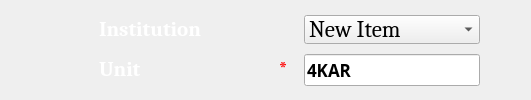
             <widget class="QFrame" name="instFrame">
              <property name="styleSheet">
               <string notr="true">#instFrame
{
width:500px;
border-radius:10px;
background-color:transparent;
}</string>
              </property>
              <layout class="QGridLayout" name="gridLayout_4">
               <item row="0" column="3">
                <widget class="QLabel" name="institutionLabel">
                 <property name="font">
                  <font>
                   <family>Cambria</family>
                   <pointsize>16</pointsize>
                   <weight>75</weight>
                   <bold>true</bold>
                  </font>
                 </property>
                 <property name="styleSheet">
                  <string notr="true">background-color:transparent;margin:3px;
color:white;</string>
                 </property>
                 <property name="text">
                  <string>&lt;html&gt;&lt;head/&gt;&lt;body&gt;&lt;p&gt;Institution &amp;nbsp;&amp;nbsp;&amp;nbsp;&amp;nbsp;&amp;nbsp;&amp;nbsp;&amp;nbsp;&amp;nbsp;&amp;nbsp;&amp;nbsp;&amp;nbsp;&amp;nbsp;&amp;nbsp;&amp;nbsp;&amp;nbsp;&lt;span style=&quot; color:#ff0000;&quot;&gt; &lt;/span&gt;&lt;/p&gt;&lt;/body&gt;&lt;/html&gt;</string>
                 </property>
                 <property name="margin">
                  <number>0</number>
                 </property>
                </widget>
               </item>
               <item row="1" column="3">
                <widget class="QLabel" name="label">
                 <property name="font">
                  <font>
                   <family>Cambria</family>
                   <pointsize>16</pointsize>
                   <weight>75</weight>
                   <bold>true</bold>
                  </font>
                 </property>
                 <property name="styleSheet">
                  <string notr="true">background-color:transparent;margin:3px;
color:white;</string>
                 </property>
                 <property name="text">
                  <string>&lt;html&gt;&lt;head/&gt;&lt;body&gt;&lt;p&gt;Unit &amp;nbsp;&amp;nbsp;&amp;nbsp;&amp;nbsp;&amp;nbsp;&amp;nbsp;&amp;nbsp;&amp;nbsp;&amp;nbsp;&amp;nbsp;&amp;nbsp;&amp;nbsp;&amp;nbsp;&amp;nbsp;&amp;nbsp;&amp;nbsp;&amp;nbsp;&amp;nbsp;&amp;nbsp;&amp;nbsp;&amp;nbsp;&amp;nbsp;&amp;nbsp;&amp;nbsp;&amp;nbsp;&amp;nbsp;&amp;nbsp;&amp;nbsp;&lt;span style=&quot; color:#ff0000;&quot;&gt; *&lt;/span&gt;&lt;/p&gt;&lt;/body&gt;&lt;/html&gt;</string>
                 </property>
                 <property name="margin">
                  <number>0</number>
                 </property>
                </widget>
               </item>
               <item row="1" column="1">
                <spacer name="horizontalSpacer_4">
                 <property name="orientation">
                  <enum>Qt::Horizontal</enum>
                 </property>
                 <property name="sizeHint" stdset="0">
                  <size>
                   <width>40</width>
                   <height>20</height>
                  </size>
                 </property>
                </spacer>
               </item>
               <item row="1" column="4">
                <widget class="QLineEdit" name="unitLineEdit">
                 <property name="font">
                  <font>
                   <family>InaiMathi</family>
                   <pointsize>13</pointsize>
                   <weight>75</weight>
                   <bold>true</bold>
                  </font>
                 </property>
                 <property name="styleSheet">
                  <string notr="true"/>
                 </property>
                 <property name="text">
                  <string>4KAR</string>
                 </property>
                 <property name="alignment">
                  <set>Qt::AlignLeading|Qt::AlignLeft|Qt::AlignVCenter</set>
                 </property>
                </widget>
               </item>
               <item row="1" column="0">
                <spacer name="horizontalSpacer_5">
                 <property name="orientation">
                  <enum>Qt::Horizontal</enum>
                 </property>
                 <property name="sizeHint" stdset="0">
                  <size>
                   <width>40</width>
                   <height>20</height>
                  </size>
                 </property>
                </spacer>
               </item>
               <item row="0" column="6">
                <spacer name="horizontalSpacer_9">
                 <property name="orientation">
                  <enum>Qt::Horizontal</enum>
                 </property>
                 <property name="sizeHint" stdset="0">
                  <size>
                   <width>40</width>
                   <height>20</height>
                  </size>
                 </property>
                </spacer>
               </item>
               <item row="0" column="4">
                <widget class="QComboBox" name="institutionenrollComboBox">
                 <property name="maximumSize">
                  <size>
                   <width>16777215</width>
                   <height>29</height>
                  </size>
                 </property>
                 <property name="font">
                  <font>
                   <family>Caladea</family>
                   <pointsize>17</pointsize>
                   <weight>50</weight>
                   <bold>false</bold>
                  </font>
                 </property>
                 <property name="maxVisibleItems">
                  <number>20</number>
                 </property>
                 <item>
                  <property name="text">
                   <string>New Item</string>
                  </property>
                 </item>
                 <item>
                  <property name="text">
                   <string>New Item</string>
                  </property>
                 </item>
                 <item>
                  <property name="text">
                   <string>New Item</string>
                  </property>
                 </item>
                 <item>
                  <property name="text">
                   <string>New Item</string>
                  </property>
                 </item>
                </widget>
               </item>
              </layout>
             </widget>
